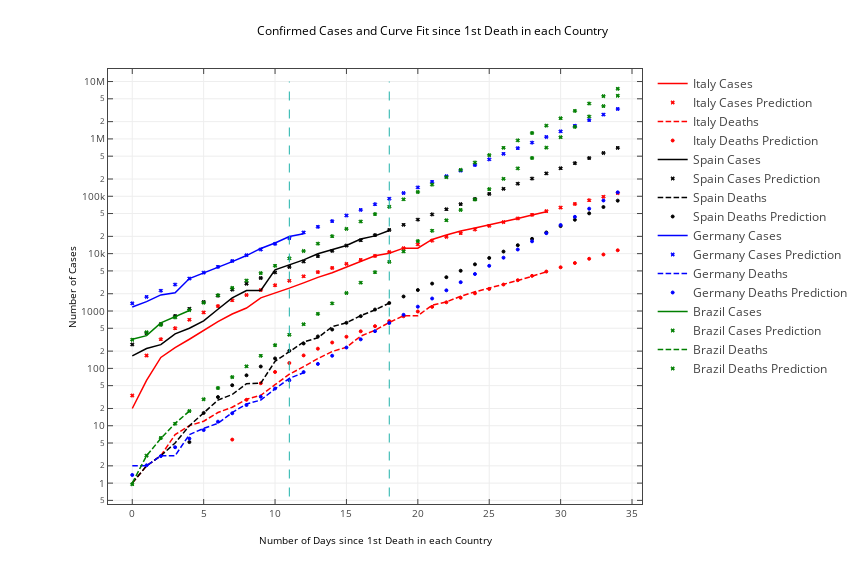

Notebook source saved alongside this figure:
### Markdown cell above
### Casos Confirmados e Mortes

### Code cell
fig=plt.figure(figsize=(12,8))
plt.yscale('log')
plt.xlabel('Number of Days since 1st Death in each Country')
plt.ylabel('Number of Cases')
plt.title('Confirmed Cases and Curve Fit since 1st Death in each Country')
plt.grid()
## Italy
# Italy Case
plt.plot(Italy_confirmed.tolist()[14:], 'r', label='Italy Cases')
plt.plot(Italy_cases_prediction[14:], 'rx',label = 'Italy Cases Prediction', markersize=3)
# Italy Deaths
plt.plot(Italy_deaths, 'r', label='Italy Deaths',linestyle='dashed')
plt.plot(Italy_deaths_prediction, 'r.',label = 'Italy Deaths Prediction', markersize=3)

## Spain
# Spain Cases
plt.plot(Spain_confirmed.tolist()[14:], 'k', label='Spain Cases')
plt.plot(Spain_cases_prediction[14:], 'kx',label = 'Spain Cases Prediction', markersize=3)
#Spain Deaths
plt.plot(Spain_deaths, 'k', label='Spain Deaths',linestyle='dashed')
plt.plot(Spain_deaths_prediction, 'k.',label = 'Spain Deaths Prediction', markersize=3)

## Germany
# Germany Cases
plt.plot(Germany_confirmed.tolist()[14:], 'b', label='Germany Cases')
plt.plot(Germany_cases_prediction[14:], 'bx',label = 'Germany Cases Prediction', markersize=3)
# Germany Deaths
plt.plot(Germany_deaths, 'b', label='Germany Deaths',linestyle='dashed')
plt.plot(Germany_deaths_prediction, 'b.',label = 'Germany Deaths Prediction', markersize=3)

## Brazil
# Brazil Cases
plt.plot(Brazil_confirmed.tolist()[14:], 'g', label='Brazil Cases')
plt.plot(Brazil_cases_prediction[14:], 'gx',label = 'Brazil Cases Prediction', markersize=3)
# Brazil Deaths
plt.plot(Brazil_deaths,label = 'Brazil Deaths', linestyle='dashed', color='g')
plt.plot(Brazil_deaths_prediction, 'gx',label = 'Brazil Deaths Prediction', markersize=3)


# Transfomr to Plotlly
plotly_fig = tls.mpl_to_plotly(fig)
shapes = list()
for i in (11, 18):
    shapes.append({'type': 'line',
                   'xref': 'x',
                   'yref': 'y',
                   'x0': i,
                   'y0': 0,
                   'x1': i,
                   'y1': 10000000,
                   'line' : dict(color="LightSeaGreen", 
                            width=1,
                            dash="dash",)},
                 )
                
plotly_fig.layout.update(showlegend=True, shapes=shapes)
plotly.offline.iplot(plotly_fig)

### Figure 1 — Plotly figure (JSON) as saved in the notebook; plotly's stock layout.template omitted (floating-point values rounded to 4 significant figures)
{"data": [{"line": {"color": "rgba (255, 0, 0, 1)", "dash": "solid", "width": 1.5}, "mode": "lines", "name": "Italy Cases", "type": "scatter", "uid": "7455fd7c-5a3d-497c-b140-a1b5fc74118a", "x": [0, 1, 2, 3, 4, 5, 6, 7, 8, 9, 10, 11, 12, 13, 14, 15, 16, 17, 18, 19, 20, 21, 22, 23, 24, 25, 26, 27, 28, 29], "xaxis": "x", "y": [20, 62, 155, 229, 322, 453, 655, 888, 1128, 1694, 2036, 2502, 3089, 3858, 4636, 5883, 7375, 9172, 10149, 12462, 12462, 17660, 21157, 24747, 27980, 31506, 35713, 41035, 47021, 53578], "yaxis": "y"}, {"marker": {"color": "#FF0000", "line": {"color": "#FF0000", "width": 1}, "opacity": 1, "size": 3, "symbol": "x"}, "mode": "markers", "name": "Italy Cases Prediction", "type": "scatter", "uid": "6560bda9-d8d9-44fd-8d37-9b4437f0a19c", "x": [0, 1, 2, 3, 4, 5, 6, 7, 8, 9, 10, 11, 12, 13, 14, 15, 16, 17, 18, 19, 20, 21, 22, 23, 24, 25, 26, 27, 28, 29, 30, 31, 32, 33, 34], "xaxis": "x", "y": [33.6, 167.3, 321.7, 499.9, 705.7, 943.2, 1217.0, 1534.0, 1900.0, 2322.0, 2809.0, 3371.0, 4021.0, 4771.0, 5636.0, 6635.0, 7789.0, 9121.0, 10660.0, 12430.0, 14480.0, 16850.0, 19580.0, 22740.0, 26380.0, 30580.0, 35440.0, 41040.0, 47510.0, 54980.0, 63600.0, 73550.0, 85050.0, 98320.0, 113600.0], "yaxis": "y"}, {"line": {"color": "rgba (255, 0, 0, 1)", "dash": "5.550000000000001px,2.4000000000000004px", "width": 1.5}, "mode": "lines", "name": "Italy Deaths", "type": "scatter", "uid": "e77cc14e-8265-4ecf-8808-b809f0cd4f06", "x": [0, 1, 2, 3, 4, 5, 6, 7, 8, 9, 10, 11, 12, 13, 14, 15, 16, 17, 18, 19, 20, 21, 22, 23, 24, 25, 26, 27, 28, 29], "xaxis": "x", "y": [1, 2, 3, 7, 10, 12, 17, 21, 29, 34, 52, 79, 107, 148, 197, 233, 366, 463, 631, 827, 827, 1266, 1441, 1809, 2158, 2503, 2978, 3405, 4032, 4825], "yaxis": "y"}, {"marker": {"color": "#FF0000", "line": {"color": "#FF0000", "width": 1}, "opacity": 1, "size": 3, "symbol": "circle"}, "mode": "markers", "name": "Italy Deaths Prediction", "type": "scatter", "uid": "d81acbb5-642b-46e1-9f4c-3aaae32d2b25", "x": [0, 1, 2, 3, 4, 5, 6, 7, 8, 9, 10, 11, 12, 13, 14, 15, 16, 17, 18, 19, 20, 21, 22, 23, 24, 25, 26, 27, 28, 29, 30, 31, 32, 33, 34], "xaxis": "x", "y": [-79.52, -72.57, -64.34, -54.61, -43.09, -29.46, -13.34, 5.738, 28.31, 55.02, 86.62, 124.0, 168.2, 220.6, 282.5, 355.8, 442.5, 545.1, 666.5, 810.1, 980.0, 1181.0, 1419.0, 1700.0, 2033.0, 2428.0, 2894.0, 3445.0, 4098.0, 4870.0, 5784.0, 6865.0, 8145.0, 9658.0, 11450.0], "yaxis": "y"}, {"line": {"color": "rgba (0, 0, 0, 1)", "dash": "solid", "width": 1.5}, "mode": "lines", "name": "Spain Cases", "type": "scatter", "uid": "0008f5bb-30d4-4159-90fc-8452c8f921bd", "x": [0, 1, 2, 3, 4, 5, 6, 7, 8, 9, 10, 11, 12, 13, 14, 15, 16, 17, 18], "xaxis": "x", "y": [165, 222, 259, 400, 500, 673, 1073, 1695, 2277, 2277, 5232, 6391, 7798, 9942, 11748, 13910, 17963, 20410, 25374], "yaxis": "y"}, {"marker": {"color": "#000000", "line": {"color": "#000000", "width": 1}, "opacity": 1, "size": 3, "symbol": "x"}, "mode": "markers", "name": "Spain Cases Prediction", "type": "scatter", "uid": "b2116da6-ed4b-44b0-b7e0-e24e2a2f1038", "x": [0, 1, 2, 3, 4, 5, 6, 7, 8, 9, 10, 11, 12, 13, 14, 15, 16, 17, 18, 19, 20, 21, 22, 23, 24, 25, 26, 27, 28, 29, 30, 31, 32, 33, 34], "xaxis": "x", "y": [260.8, 410.3, 593.8, 819.0, 1095.0, 1435.0, 1851.0, 2363.0, 2990.0, 3760.0, 4706.0, 5866.0, 7291.0, 9040.0, 11190.0, 13820.0, 17050.0, 21020.0, 25900.0, 31880.0, 39220.0, 48230.0, 59290.0, 72870.0, 89530.0, 110000.0, 135100.0, 165900.0, 203700.0, 250200.0, 307200.0, 377100.0, 463000.0, 568400.0, 697800.0], "yaxis": "y"}, {"line": {"color": "rgba (0, 0, 0, 1)", "dash": "5.550000000000001px,2.4000000000000004px", "width": 1.5}, "mode": "lines", "name": "Spain Deaths", "type": "scatter", "uid": "7c53c90e-42d9-4c87-b2b6-fa00569e607a", "x": [0, 1, 2, 3, 4, 5, 6, 7, 8, 9, 10, 11, 12, 13, 14, 15, 16, 17, 18], "xaxis": "x", "y": [1, 2, 3, 5, 10, 17, 28, 35, 54, 55, 133, 195, 289, 342, 533, 623, 830, 1043, 1375], "yaxis": "y"}, {"marker": {"color": "#000000", "line": {"color": "#000000", "width": 1}, "opacity": 1, "size": 3, "symbol": "circle"}, "mode": "markers", "name": "Spain Deaths Prediction", "type": "scatter", "uid": "6c28a9fd-0473-45fa-adff-3c7324b9363f", "x": [0, 1, 2, 3, 4, 5, 6, 7, 8, 9, 10, 11, 12, 13, 14, 15, 16, 17, 18, 19, 20, 21, 22, 23, 24, 25, 26, 27, 28, 29, 30, 31, 32, 33, 34], "xaxis": "x", "y": [-20.2, -16.04, -10.68, -3.751, 5.189, 16.73, 31.62, 50.85, 75.66, 107.7, 149.0, 202.4, 271.3, 360.2, 474.9, 623.1, 814.3, 1061.0, 1380.0, 1791.0, 2322.0, 3007.0, 3891.0, 5032.0, 6506.0, 8407.0, 10860.0, 14030.0, 18120.0, 23400.0, 30210.0, 39010.0, 50360.0, 65010.0, 83920.0], "yaxis": "y"}, {"line": {"color": "rgba (0, 0, 255, 1)", "dash": "solid", "width": 1.5}, "mode": "lines", "name": "Germany Cases", "type": "scatter", "uid": "c71a2742-ca01-49b1-b9b6-6ab81b7784ce", "x": [0, 1, 2, 3, 4, 5, 6, 7, 8, 9, 10, 11, 12], "xaxis": "x", "y": [1176, 1457, 1908, 2078, 3675, 4585, 5795, 7272, 9257, 12327, 15320, 19848, 22213], "yaxis": "y"}, {"marker": {"color": "#0000FF", "line": {"color": "#0000FF", "width": 1}, "opacity": 1, "size": 3, "symbol": "x"}, "mode": "markers", "name": "Germany Cases Prediction", "type": "scatter", "uid": "92163ac0-61a2-47d9-b437-4711dc86aa7d", "x": [0, 1, 2, 3, 4, 5, 6, 7, 8, 9, 10, 11, 12, 13, 14, 15, 16, 17, 18, 19, 20, 21, 22, 23, 24, 25, 26, 27, 28, 29, 30, 31, 32, 33, 34], "xaxis": "x", "y": [1360.0, 1762.0, 2264.0, 2893.0, 3681.0, 4667.0, 5903.0, 7449.0, 9386.0, 11810.0, 14850.0, 18650.0, 23410.0, 29370.0, 36830.0, 46180.0, 57880.0, 72530.0, 90880.0, 113800.0, 142600.0, 178600.0, 223700.0, 280200.0, 350900.0, 439400.0, 550300.0, 689100.0, 862900.0, 1081000.0, 1353000.0, 1694000.0, 2121000.0, 2656000.0, 3326000.0], "yaxis": "y"}, {"line": {"color": "rgba (0, 0, 255, 1)", "dash": "5.550000000000001px,2.4000000000000004px", "width": 1.5}, "mode": "lines", "name": "Germany Deaths", "type": "scatter", "uid": "9d905255-6f70-4804-9798-65a7a3453973", "x": [0, 1, 2, 3, 4, 5, 6, 7, 8, 9, 10, 11, 12], "xaxis": "x", "y": [2, 2, 3, 3, 7, 9, 11, 17, 24, 28, 44, 67, 84], "yaxis": "y"}, {"marker": {"color": "#0000FF", "line": {"color": "#0000FF", "width": 1}, "opacity": 1, "size": 3, "symbol": "circle"}, "mode": "markers", "name": "Germany Deaths Prediction", "type": "scatter", "uid": "889c071c-2f21-4d10-b7f0-dae843ae8356", "x": [0, 1, 2, 3, 4, 5, 6, 7, 8, 9, 10, 11, 12, 13, 14, 15, 16, 17, 18, 19, 20, 21, 22, 23, 24, 25, 26, 27, 28, 29, 30, 31, 32, 33, 34], "xaxis": "x", "y": [1.388, 2.044, 2.955, 4.219, 5.974, 8.41, 11.79, 16.48, 22.99, 32.03, 44.58, 61.99, 86.15, 119.7, 166.2, 230.8, 320.5, 444.9, 617.7, 857.4, 1190.0, 1652.0, 2293.0, 3182.0, 4417.0, 6131.0, 8509.0, 11810.0, 16390.0, 22750.0, 31580.0, 43820.0, 60820.0, 84420.0, 117200.0], "yaxis": "y"}, {"line": {"color": "rgba (0, 127, 0, 1)", "dash": "solid", "width": 1.5}, "mode": "lines", "name": "Brazil Cases", "type": "scatter", "uid": "a78e4c02-d72c-4cca-bd6e-48b94baa1fa0", "x": [0, 1, 2, 3, 4], "xaxis": "x", "y": [321, 372, 621, 793, 1021], "yaxis": "y"}, {"marker": {"color": "#007F00", "line": {"color": "#007F00", "width": 1}, "opacity": 1, "size": 3, "symbol": "x"}, "mode": "markers", "name": "Brazil Cases Prediction", "type": "scatter", "uid": "cc452cec-c9e7-4cac-aac7-4f1ad572c5ed", "x": [0, 1, 2, 3, 4, 5, 6, 7, 8, 9, 10, 11, 12, 13, 14, 15, 16, 17, 18, 19, 20, 21, 22, 23, 24, 25, 26, 27, 28, 29, 30, 31, 32, 33, 34], "xaxis": "x", "y": [315.9, 425.7, 573.4, 771.9, 1039.0, 1398.0, 1880.0, 2529.0, 3401.0, 4573.0, 6149.0, 8268.0, 11120.0, 14950.0, 20100.0, 27020.0, 36330.0, 48840.0, 65660.0, 88280.0, 118700.0, 159600.0, 214500.0, 288400.0, 387700.0, 521300.0, 700800.0, 942200.0, 1267000.0, 1703000.0, 2290000.0, 3078000.0, 4138000.0, 5564000.0, 7480000.0], "yaxis": "y"}, {"line": {"color": "rgba (0, 127, 0, 1)", "dash": "5.550000000000001px,2.4000000000000004px", "width": 1.5}, "mode": "lines", "name": "Brazil Deaths", "type": "scatter", "uid": "08521106-a8c0-48ec-be20-5f9b5f1680bd", "x": [0, 1, 2, 3, 4], "xaxis": "x", "y": [1, 3, 6, 11, 18], "yaxis": "y"}, {"marker": {"color": "#007F00", "line": {"color": "#007F00", "width": 1}, "opacity": 1, "size": 3, "symbol": "x"}, "mode": "markers", "name": "Brazil Deaths Prediction", "type": "scatter", "uid": "e5ce1483-ef85-43cc-80c0-1cd176773f8e", "x": [0, 1, 2, 3, 4, 5, 6, 7, 8, 9, 10, 11, 12, 13, 14, 15, 16, 17, 18, 19, 20, 21, 22, 23, 24, 25, 26, 27, 28, 29, 30, 31, 32, 33, 34], "xaxis": "x", "y": [0.9561, 3.012, 6.131, 10.86, 18.04, 28.93, 45.44, 70.5, 108.5, 166.2, 253.6, 386.3, 587.5, 892.9, 1356.0, 2059.0, 3124.0, 4741.0, 7194.0, 10910.0, 16560.0, 25120.0, 38110.0, 57810.0, 87700.0, 133000.0, 201800.0, 306100.0, 464400.0, 704500.0, 1069000.0, 1621000.0, 2459000.0, 3731000.0, 5659000.0], "yaxis": "y"}], "layout": {"autosize": false, "height": 576, "hovermode": "closest", "margin": {"b": 72, "l": 108, "pad": 0, "r": 86, "t": 69}, "shapes": [{"line": {"color": "LightSeaGreen", "dash": "dash", "width": 1}, "type": "line", "x0": 11, "x1": 11, "xref": "x", "y0": 0, "y1": 10000000, "yref": "y"}, {"line": {"color": "LightSeaGreen", "dash": "dash", "width": 1}, "type": "line", "x0": 18, "x1": 18, "xref": "x", "y0": 0, "y1": 10000000, "yref": "y"}], "showlegend": true, "title": {"font": {"color": "#000000", "size": 12}, "text": "Confirmed Cases and Curve Fit since 1st Death in each Country"}, "width": 864, "xaxis": {"anchor": "y", "domain": [0, 1], "mirror": "ticks", "nticks": 10, "range": [-1.7, 35.7], "showgrid": true, "showline": true, "side": "bottom", "tickfont": {"size": 10}, "ticks": "inside", "title": {"font": {"color": "#000000", "size": 10}, "text": "Number of Days since 1st Death in each Country"}, "type": "linear", "zeroline": false}, "yaxis": {"anchor": "x", "domain": [0, 1], "mirror": "ticks", "nticks": 12, "range": [-0.3641, 7.219], "showgrid": true, "showline": true, "side": "left", "tickfont": {"size": 10}, "ticks": "inside", "title": {"font": {"color": "#000000", "size": 10}, "text": "Number of Cases"}, "type": "log", "zeroline": false}}}
